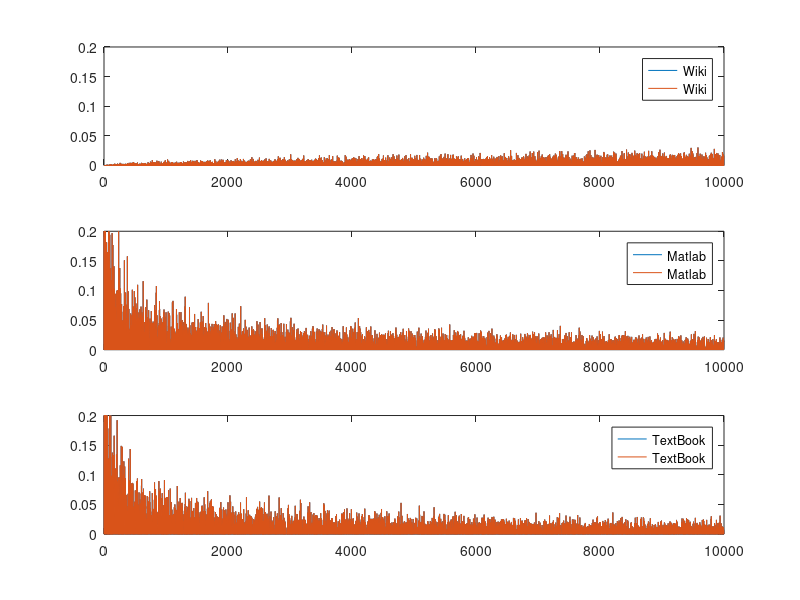

This figure's MATLAB source:
# Testing Autocorrelation function implementations
# with pure random numbers  ...
#     ACF trends change even with reversing the
#      random data 
#    But as such it does still show large fluctuations
#    at the end. ie. as the lag increases.
#      This is my bad. ... Realised that I have to
#      flip the output as I was moving from full set to
#      reduced set as I iterate through. So the the array
#      of Autocorrelation function need to be flipped.
#    Perhaps the mean should local mean of the shifted
#    data rather than the global mean
#    We will try that in another script

dummy = 100;
function acc = accf (opt, N)
  x = rand (N,1)' ;
  mu = mean (x) ;
  sig2 = std (x) ^ 2; 

for k = 1:2
  for i = 1:N-1
   acov (i) =  (x(1:N-i) - mu) * (x(i+1:N) - mu)' ;  
    v = (x(i+1:N) - mu) * (x(i+1:N) - mu)' ;
    w  = (x(1:N-i) -mu) * (x(1:N-i) - mu)'  ; 
    d (i) = sqrt (v * w)  ;
  endfor 

  if (opt == 1) 
    acc(k,:) = acov ./ ((N - 1) * sig2) ;
  elseif (opt == 2)
    acc(k,:)= acov ./ (( N - [1:N-1] ) * sig2) ;
  else
    acc (k,:)= acov ./ d ;
  endif

  x = fliplr(x) ;  
endfor
endfunction


N = 10000 ;
ymax = 0.2 ;
leg = {"-;Wiki;"; "-;Matlab;"; "-;TextBook;"};
for k = 1:3
  subplot(3,1,k);
  z = accf(k,N); 
  plot ([1:N-1], fliplr(z(1,:)),leg{k}) ;
  ylim ([0 ymax]) ;
  hold on ;
  plot ([1:N-1], fliplr(z(2,:)),leg{k}) ;
  hold off ;
endfor

